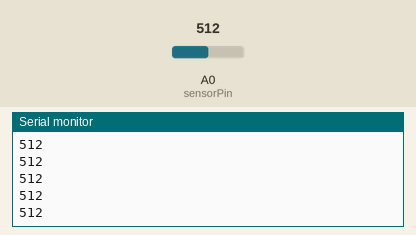
A sketch run on a simulated Arduino Uno, built with avr-gcc and run on an emulated ATmega328P. Shown: the last lines printed to the serial monitor. Inputs (shaded band) come from the test bench; at power-on: A0 (sensorPin) = 512.

Above: at 1.2 s.
1.3 s: A0 (sensorPin) set to 716
At 1.9 s:
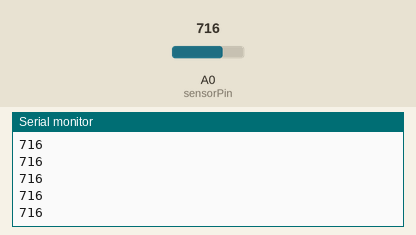
2.8 s: A0 (sensorPin) set to 900
At 3.5 s:
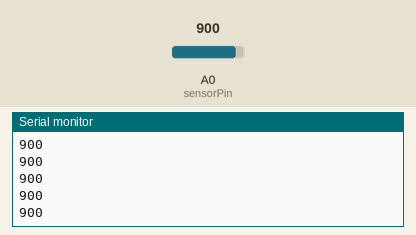
Timing chart, 0 to 5.8 s (numbered marks = the images above; inputs shaded):
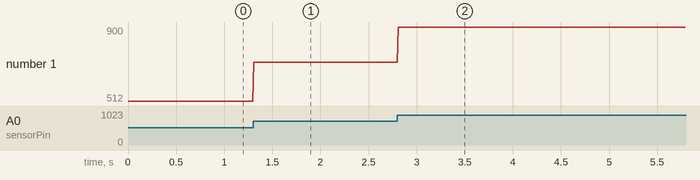

The sketch:

IR_Proximity_Sensor.ino
```cpp
int sensorPin = 0; //analog pin 0

void setup(){
Serial.begin(115200);
}

void loop(){
int val = analogRead(sensorPin);
Serial.println(val);

//just to slow down the output – remove if trying to catch an object passing by
delay(10);

}
```

Measured:
- after the input at 1.3 s, the serial monitor: prints a new line at once (image 1)
- after the input at 2.8 s, the serial monitor: prints a new line at once (image 2)
- plotted number 1: 512 → 716 after the input at 1.3 s, 716 → 900 after the input at 2.8 s
